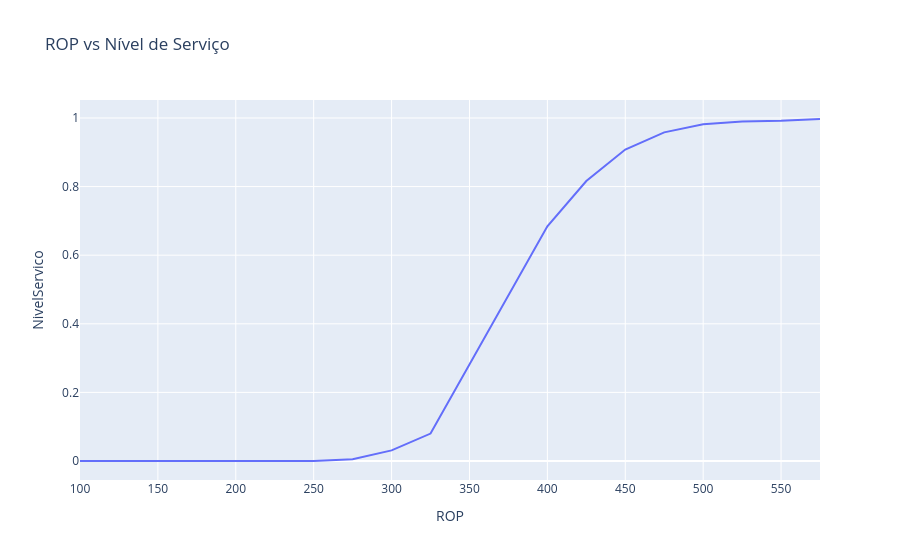

The notebook cell this image was saved under:
### Code cell
fig = px.line(df_servico,
              x="ROP",
              y="NivelServico",
              title="ROP vs Nível de Serviço")

fig.show()

### Figure 1 — Plotly figure (JSON) as saved in the notebook; plotly's stock layout.template omitted (floating-point values rounded to 4 significant figures)
{"data": [{"hovertemplate": "ROP=%{x}<br>NivelServico=%{y}<extra></extra>", "legendgroup": "", "line": {"color": "#636efa", "dash": "solid"}, "marker": {"symbol": "circle"}, "mode": "lines", "name": "", "orientation": "v", "showlegend": false, "type": "scatter", "x": [100, 125, 150, 175, 200, 225, 250, 275, 300, 325, 350, 375, 400, 425, 450, 475, 500, 525, 550, 575], "xaxis": "x", "y": [0.0, 0.0, 0.0, 0.0, 0.0, 0.0, 0.0, 0.005, 0.031, 0.08, 0.281, 0.479, 0.684, 0.816, 0.908, 0.958, 0.982, 0.99, 0.992, 0.997], "yaxis": "y"}], "layout": {"legend": {"tracegroupgap": 0}, "title": {"text": "ROP vs Nível de Serviço"}, "xaxis": {"anchor": "y", "domain": [0, 1], "title": {"text": "ROP"}}, "yaxis": {"anchor": "x", "domain": [0, 1], "title": {"text": "NivelServico"}}}}
